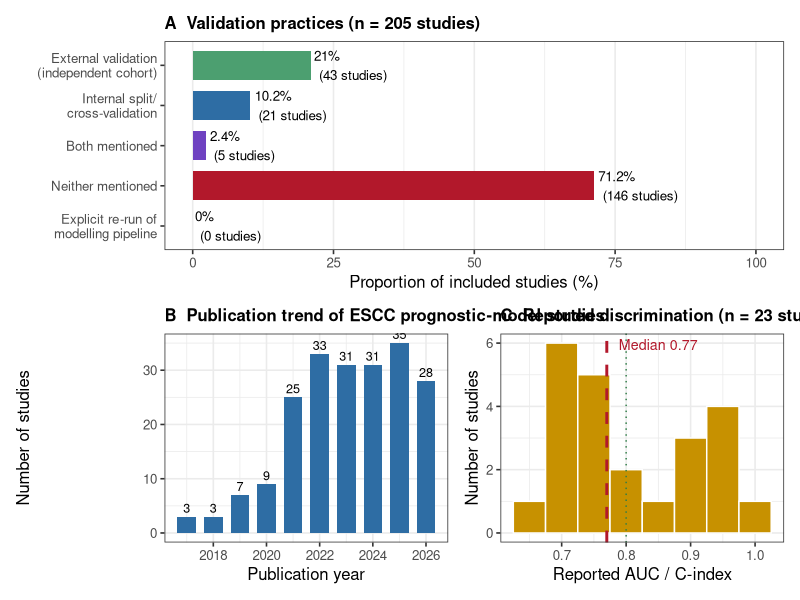

Reproduce this figure in R.
## ============================================================
## Visualisation of the literature-audit results
## ============================================================
suppressMessages({ library(ggplot2); library(patchwork) })

d <- read.csv("results/literature_audit/audit_records.csv", stringsAsFactors = FALSE)
mod <- d[d$is_model_study == 1 & d$has_abstract == 1, ]
n <- nrow(mod)
cat("Included studies:", n, "\n")

# ---------- Panel A: validation-practice distribution ----------
vpr <- data.frame(
  practice = c("External validation\n(independent cohort)", "Internal split/\ncross-validation", "Both mentioned",
               "Neither mentioned", "Explicit re-run of\nmodelling pipeline"),
  pct = c(100 * sum(mod$external_validation) / n,
          100 * sum(mod$internal_validation) / n,
          100 * sum(mod$external_validation & mod$internal_validation) / n,
          100 * sum(!mod$external_validation & !mod$internal_validation) / n,
          100 * sum(mod$rerun_pipeline) / n),
  n = c(sum(mod$external_validation), sum(mod$internal_validation),
        sum(mod$external_validation & mod$internal_validation),
        sum(!mod$external_validation & !mod$internal_validation),
        sum(mod$rerun_pipeline))
)
vpr$practice <- factor(vpr$practice, levels = rev(vpr$practice))
vpr$col <- c("#B2182B", "#2E6DA4", "#6F42C1", "#E64B35", "#C79100")[c(5, 4, 3, 2, 1)]

pA <- ggplot(vpr, aes(x = practice, y = pct, fill = practice)) +
  geom_bar(stat = "identity", width = 0.72) +
  geom_text(aes(label = paste0(round(pct, 1), "%\n(", n, " studies)")),
            hjust = -0.12, size = 3.4) +
  coord_flip() + ylim(0, 100) +
  scale_fill_manual(values = c("External validation\n(independent cohort)" = "#4C9F70",
                               "Internal split/\ncross-validation" = "#2E6DA4",
                               "Both mentioned" = "#6F42C1",
                               "Neither mentioned" = "#B2182B",
                               "Explicit re-run of\nmodelling pipeline" = "#0C7C94")) +
  labs(x = NULL, y = "Proportion of included studies (%)",
       title = paste0("A  Validation practices (n = ", n, " studies)")) +
  theme_bw(base_size = 12) +
  theme(legend.position = "none",
        plot.title = element_text(size = 12, face = "bold"),
        panel.grid.major.y = element_blank())

# ---------- Panel B: trend by year ----------
yr <- as.data.frame(table(mod$year))
names(yr) <- c("year", "n")
yr$year <- as.integer(as.character(yr$year))
yr <- yr[yr$year >= 2017, ]
pB <- ggplot(yr, aes(x = year, y = n)) +
  geom_bar(stat = "identity", fill = "#2E6DA4", width = 0.7) +
  geom_text(aes(label = n), vjust = -0.4, size = 3.2) +
  labs(x = "Publication year", y = "Number of studies",
       title = "B  Publication trend of ESCC prognostic-model studies") +
  theme_bw(base_size = 12) +
  theme(plot.title = element_text(size = 12, face = "bold"))

# ---------- Panel C: distribution of reported AUCs ----------
aucs <- as.numeric(mod$max_auc[mod$max_auc != ""])
aucs <- aucs[!is.na(aucs)]
aucd <- data.frame(auc = aucs)
pC <- ggplot(aucd, aes(x = auc)) +
  geom_histogram(binwidth = 0.05, fill = "#C79100", color = "white") +
  geom_vline(xintercept = median(aucs), color = "#B2182B", linetype = 2, linewidth = 1) +
  geom_vline(xintercept = 0.8, color = "#2E7D46", linetype = 3) +
  annotate("text", x = median(aucs), y = Inf, vjust = 1.5, hjust = -0.15,
           label = paste0("Median ", round(median(aucs), 3)), size = 3.6, color = "#B2182B") +
  labs(x = "Reported AUC / C-index", y = "Number of studies",
       title = paste0("C  Reported discrimination (n = ", length(aucs), " studies extractable)")) +
  theme_bw(base_size = 12) +
  theme(plot.title = element_text(size = 12, face = "bold"))

combined <- pA / (pB | pC)
ggsave("figures/fig12_literature_audit.png", combined,
       width = 11, height = 10, dpi = 300)
cat("Figure saved: figures/fig12_literature_audit.png\n")
cat("Median AUC:", round(median(aucs), 3), "| n =", length(aucs), "\n")
